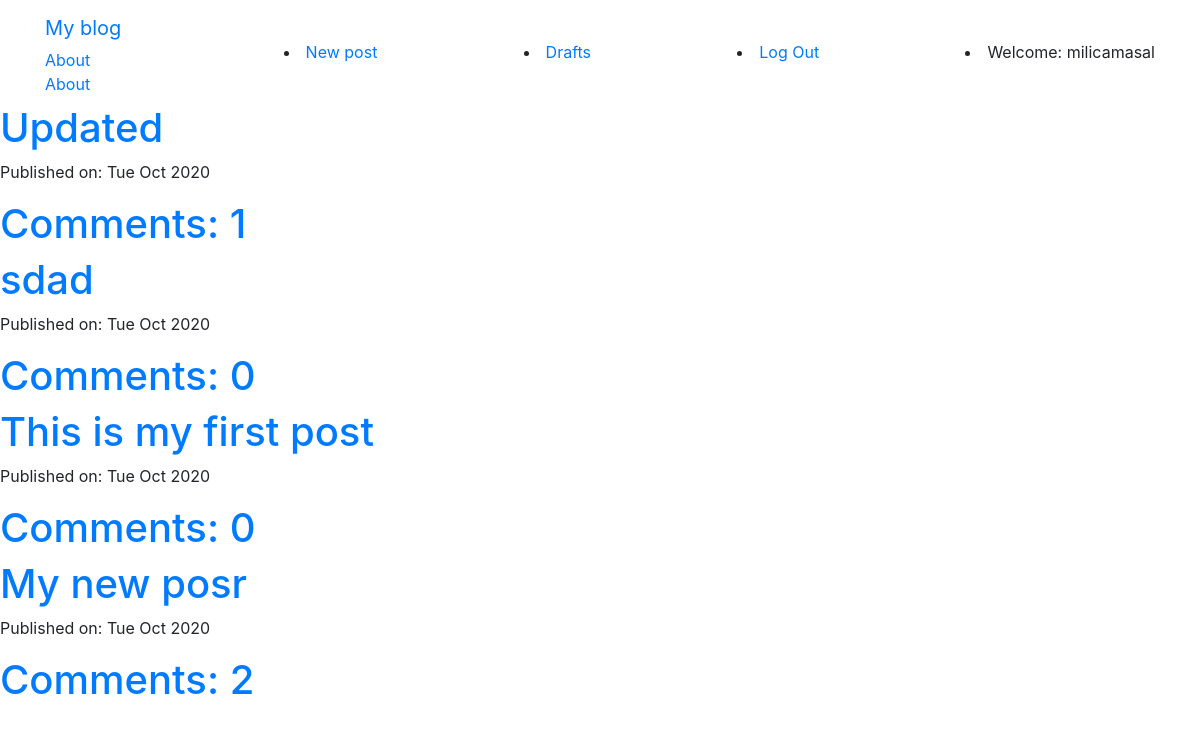
The app's page / (signed in) with its own data.
### blog/models.py (models this page shows, shortened)
class Post(models.Model):
    author = models.ForeignKey('auth.User', on_delete=models.CASCADE)
    title = models.CharField(max_length=200)
    text = models.TextField()
    created_date = models.DateTimeField(default=timezone.now)
    published_date = models.DateTimeField(blank=True, null=True)
    def approve_comments(self):
        return self.comments.filter(approved_comment=True)

### blog/views.py (the view)
# urls.py: url(r'^$', views.PostListView.as_view(), name='post_list'),
class PostListView(ListView):
    model = Post
    def get_queryset(self):
        return Post.objects.filter(published_date__lte=timezone.now()).order_by('-published_date')

### blog/templates/blog/post_list.html
{% extends "blog/base.html" %}
{% block content %}
<div class="">
    {% for post in post_list %}
    <h1><a href="{% url 'post_detail' pk=post.pk %}">{{post.title}}</a></h1>
    <div>
        <p>Published on: {{post.published_date|date:"D M Y"}}</p>
    </div>
    <div>
        <h1><a href="{% url 'post_detail' pk=post.pk %}"> Comments: {{ post.approve_comments.count}}</a></h1>
    </div>
    {% endfor %}
</div>
{% endblock %}

### blog/templates/blog/base.html (shortened to what this page needs)
<!doctype html>
{% load static %}
<html lang="en">
<head>
<link rel="stylesheet" href="https://stackpath.bootstrapcdn.com/bootstrap/4.5.2/css/bootstrap.min.css">
    <link rel="stylesheet" href="{% static 'css/blog.css' %}">
</head>
<body>
<nav class="navbar navbar-default">
    <div class="container">
        <ul class="nav navbar-nav">
        <li><a class="navbar-brand" href="{% url 'post_list' %}">My blog</a></li>
        <li><a href="{% url 'about' %}">About</a></li>
        <li><a href="{% url 'about' %}">About</a></li>
</ul>
    {% if user.is_authenticated %}
<li>
    <a href="{% url 'post_new' %}"> New post</a>
</li><li>
    <a href="{% url 'post_draft_list' %}"> Drafts</a>
</li><li>
    <a href="{% url 'logout' %}"> Log Out</a>
</li>
    <li>
    <a> Welcome: {{user.username}}</a>
    {% else %}
        <li><a href="{% url 'login' %}">Login</a> </li>
    {% endif %}
    </div>
</nav>
<div clas="content container">
{% block content %}
    {% endblock %}
</div>
</body>
</html>

### records on screen
Post: title "Updated", published_date "Tue Oct 2020", approve_comments.count "1"
Post: title "sdad", published_date "Tue Oct 2020", approve_comments.count "0"
Post: title "This is my first post", published_date "Tue Oct 2020", approve_comments.count "0"
Post: title "My new posr", published_date "Tue Oct 2020", approve_comments.count "2"

### other values on screen
{{ user.username }} "milicamasal"
